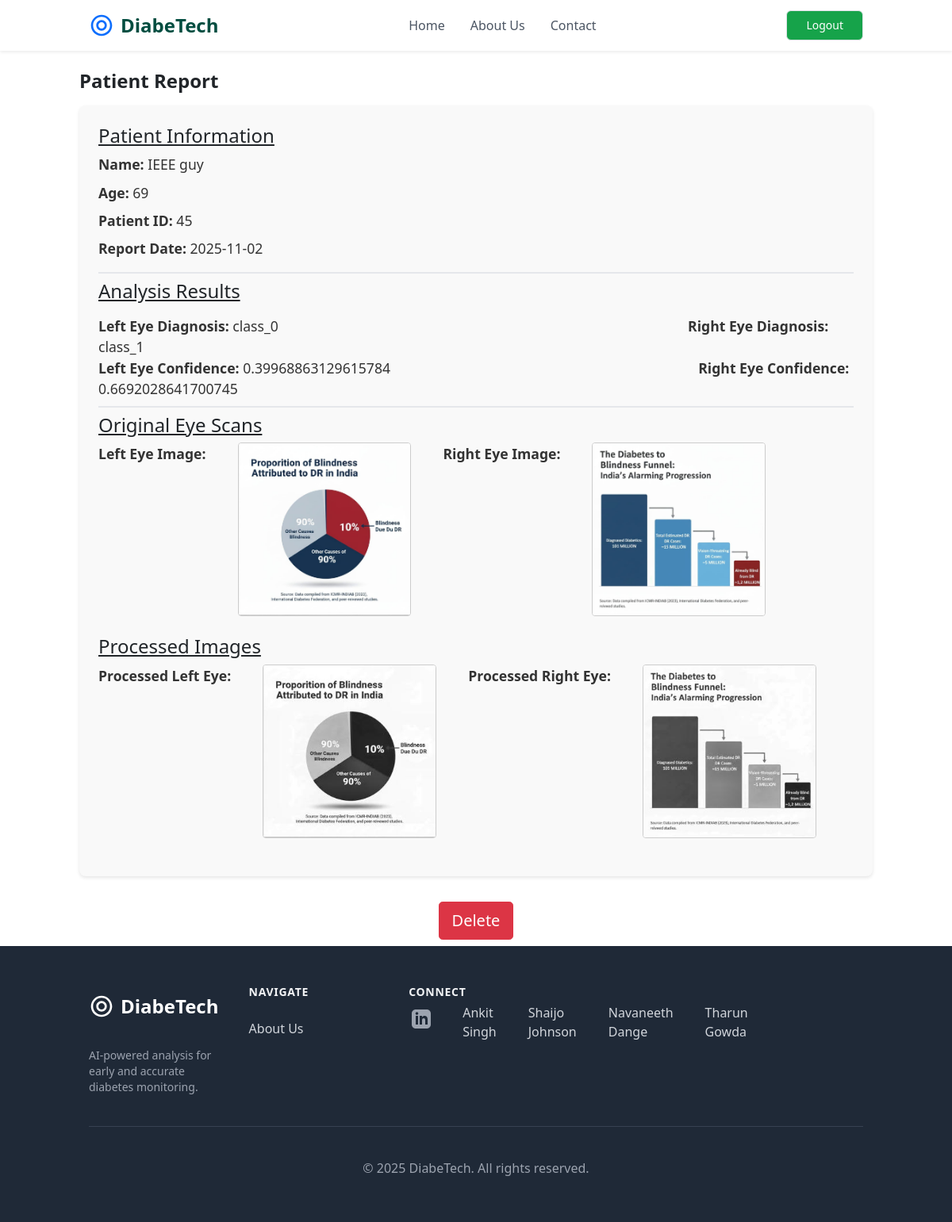
The page /patient-report/45 (signed in) on the database its author committed.
### retinopathy/modules.py (models this page shows, shortened)
class Patient(db.Model):
    patient_id = db.Column(db.String(20), unique = True, nullable = False, primary_key = True)
    name = db.Column(db.String(100), nullable = False)
    age = db.Column(db.Integer, nullable = False)
    sex = db.Column(db.String(10), nullable = False)
    RightEye_image_file = db.Column(db.String(100), nullable = False, default = 'default.jpg')
    LeftEye_image_file = db.Column(db.String(100), nullable = False, default = 'default.jpg')
    RightEye_diagnosis = db.Column(db.String(200), nullable = False)
    LeftEye_diagnosis = db.Column(db.String(200), nullable = False)
    date_uploaded = db.Column(db.DateTime, nullable = False, default = datetime.utcnow)
    user_id = db.Column(db.Integer, db.ForeignKey('user.id'), nullable = False)
    processed_RightEye_image_file = db.Column(db.String(100), nullable = True)
    processed_LeftEye_image_file = db.Column(db.String(100), nullable = True)
    RightEye_prediction = db.Column(db.Integer, nullable = True)
    LeftEye_prediction = db.Column(db.Integer, nullable = True)

### retinopathy/routes.py (the view)
@app.route('/patient-report/<patient_id>')
@login_required
def patient_report(patient_id):
    patient = Patient.query.get_or_404(patient_id)
    return render_template('patientreport.html', patient=patient, patient_id=patient_id)

### retinopathy/modules.py (called while the page is built)
@login_manager.user_loader
def load_user(user_id):
    return User.query.get(int(user_id))

### retinopathy/templates/patientreport.html (shortened to what this page needs)
{% extends "layout.html" %}
{% block content %}
    <div class="container">
    <main>
        <h1 class="mt-6 flex font-semibold">Patient Report</h1>
        <div class="report-section">
            <div class="patient-info border-b-2 pb-2 mb-2">
                <h2 class="underline">Patient Information</h2>
                <p><strong>Name:</strong> {{ patient.name }}</p>
                <p><strong>Age:</strong> {{ patient.age }}</p>
                <p><strong>Patient ID:</strong> {{ patient.patient_id }}</p>
                <p><strong>Report Date:</strong> {{ patient.date_uploaded.strftime('%Y-%m-%d') }}</p>
            </div>
            <div class="analysis-results border-b-2 pb-2 mb-2">
                <h2 class="underline mb-3">Analysis Results</h2>
                <span><strong>Left Eye Diagnosis:</strong> {{ patient.LeftEye_diagnosis }}</span>
                <span class="ml-64 pl-64"><strong>Right Eye Diagnosis:</strong> {{ patient.RightEye_diagnosis }}</span>
                <br>
                <span><strong>Left Eye Confidence:</strong> {{ patient.LeftEye_prediction }}</span>
                <span class="ml-64 pl-32"><strong>Right Eye Confidence:</strong> {{ patient.RightEye_prediction }}</span>
            </div>
            <h2 class="underline">Original Eye Scans</h2>
            <div class="eye-images flex space-x-10">
                <p><strong>Left Eye Image:</strong></p>
                <img src="{{ url_for('static', filename='Eye_pictures/' + patient.LeftEye_image_file) }}" alt="Left Eye Image" class="report-image">
                <p><strong>Right Eye Image:</strong></p>
                <img src="{{ url_for('static', filename='Eye_pictures/' + patient.RightEye_image_file) }}" alt="Right Eye Image" class="report-image">
            </div>
            <h2 class="underline">Processed Images</h2>
            <div class="processed_images flex space-x-10">
                <p><strong>Processed Left Eye:</strong></p>
                <img src="{{ url_for('static', filename='processed_images/' + patient.processed_LeftEye_image_file) }}" alt="Processed Left Eye" class="report-image">
                <p><strong>Processed Right Eye:</strong></p>
                <img src="{{ url_for('static', filename='processed_images/' + patient.processed_RightEye_image_file) }}" alt="Processed Right Eye" class="report-image">
            </div>
        </div>
    </main>
</div>
    <form action="{{ url_for('delete_post', patient_id = patient.patient_id )}}" method="POST" style="display:inline ;">
        <div class="text-center width: 100%;">
            <button type="submit" class="btn btn-danger btn-lg" onclick="return confirm('Are you sure you want to delete this post?');">Delete</button>
        </div>
    </form>
{% endblock content %}

### retinopathy/templates/patientreport.html (style rules this page uses)
.report-section { background-color: #f9f9f9; padding: 1.5em; border-radius: 8px; box-shadow: 0 2px 4px rgba(0, 0, 0, 0.1); margin-bottom: 2em; margin-top: 1em; }
.report-image { max-width: 23%; height: auto; border: 1px solid #ccc; border-radius: 4px; margin-top: 0.5em; margin-bottom: 1.5em; }
h1, h2 { font-size: 1.5em; }
p { font-size: 1.1em; color: #333; margin: 0.5em 0; }
span { font-size: 1.1em; color: #333; margin: 0.5em 0; }

### rows shown on the page
Patient: name "IEEE guy", age "69", patient_id "45", date_uploaded "2025-11-02", LeftEye_diagnosis "class_0", RightEye_diagnosis "class_1", LeftEye_prediction "0.39968863129615784", RightEye_prediction "0.6692028641700745", LeftEye_image_file (picture), RightEye_image_file (picture), processed_LeftEye_image_file (picture), processed_RightEye_image_file (picture)
